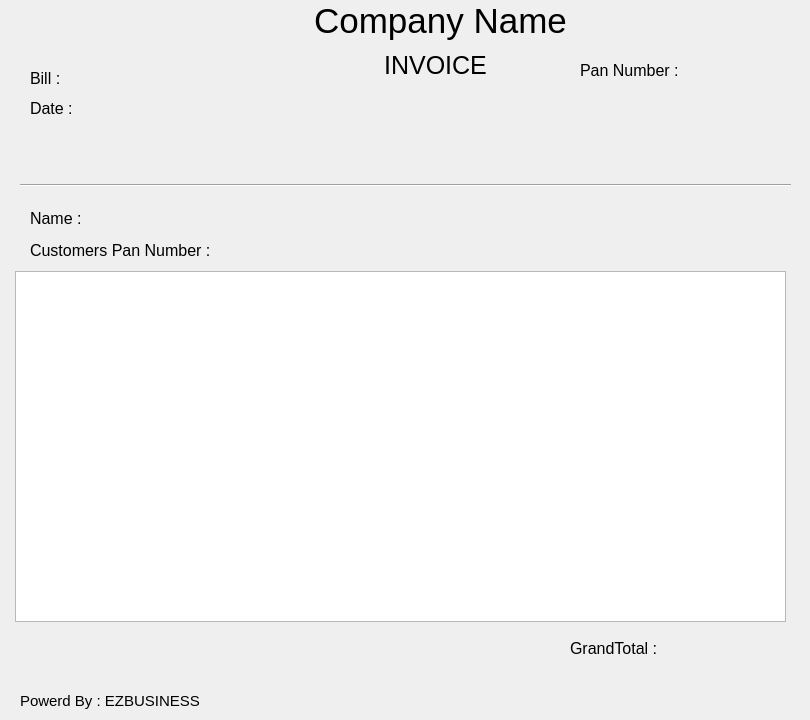
     <widget class="QWidget" name="INVOICE">
      <property name="styleSheet">
       <string notr="true">#INVOICE{

	background:rgb(250, 250, 250);
}
QLabel{
	font-size:16px;
}</string>
      </property>
      <widget class="QLabel" name="label_16">
       <property name="geometry">
        <rect>
         <x>360</x>
         <y>40</y>
         <width>151</width>
         <height>51</height>
        </rect>
       </property>
       <property name="styleSheet">
        <string notr="true">#label_16{
font-size:25px;
}</string>
       </property>
       <property name="text">
        <string>INVOICE</string>
       </property>
       <property name="alignment">
        <set>Qt::AlignCenter</set>
       </property>
      </widget>
      <widget class="QLabel" name="label_63">
       <property name="geometry">
        <rect>
         <x>30</x>
         <y>70</y>
         <width>131</width>
         <height>17</height>
        </rect>
       </property>
       <property name="text">
        <string>Bill :</string>
       </property>
      </widget>
      <widget class="QLabel" name="BIllINV">
       <property name="geometry">
        <rect>
         <x>80</x>
         <y>70</y>
         <width>111</width>
         <height>17</height>
        </rect>
       </property>
       <property name="text">
        <string/>
       </property>
      </widget>
      <widget class="QLabel" name="label_71">
       <property name="geometry">
        <rect>
         <x>30</x>
         <y>100</y>
         <width>67</width>
         <height>17</height>
        </rect>
       </property>
       <property name="text">
        <string>Date :</string>
       </property>
      </widget>
      <widget class="QLabel" name="DateINV">
       <property name="geometry">
        <rect>
         <x>90</x>
         <y>100</y>
         <width>261</width>
         <height>17</height>
        </rect>
       </property>
       <property name="text">
        <string/>
       </property>
      </widget>
      <widget class="QLabel" name="label_73">
       <property name="geometry">
        <rect>
         <x>30</x>
         <y>210</y>
         <width>67</width>
         <height>17</height>
        </rect>
       </property>
       <property name="text">
        <string>Name :</string>
       </property>
      </widget>
      <widget class="QLabel" name="NameINV">
       <property name="geometry">
        <rect>
         <x>100</x>
         <y>210</y>
         <width>131</width>
         <height>17</height>
        </rect>
       </property>
       <property name="text">
        <string/>
       </property>
      </widget>
      <widget class="QLabel" name="label_82">
       <property name="geometry">
        <rect>
         <x>30</x>
         <y>240</y>
         <width>191</width>
         <height>20</height>
        </rect>
       </property>
       <property name="text">
        <string>Customers Pan Number :</string>
       </property>
      </widget>
      <widget class="QLabel" name="PanINV">
       <property name="geometry">
        <rect>
         <x>690</x>
         <y>60</y>
         <width>111</width>
         <height>21</height>
        </rect>
       </property>
       <property name="text">
        <string/>
       </property>
      </widget>
      <widget class="QTableView" name="tableView_2">
       <property name="geometry">
        <rect>
         <x>15</x>
         <y>271</y>
         <width>771</width>
         <height>351</height>
        </rect>
       </property>
       <attribute name="horizontalHeaderMinimumSectionSize">
        <number>200</number>
       </attribute>
       <attribute name="horizontalHeaderDefaultSectionSize">
        <number>200</number>
       </attribute>
      </widget>
      <widget class="QLabel" name="label_70">
       <property name="geometry">
        <rect>
         <x>570</x>
         <y>640</y>
         <width>111</width>
         <height>17</height>
        </rect>
       </property>
       <property name="text">
        <string>GrandTotal :</string>
       </property>
      </widget>
      <widget class="QLabel" name="FINALTOTAL">
       <property name="geometry">
        <rect>
         <x>686</x>
         <y>639</y>
         <width>101</width>
         <height>21</height>
        </rect>
       </property>
       <property name="text">
        <string/>
       </property>
      </widget>
      <widget class="QLabel" name="label_90">
       <property name="geometry">
        <rect>
         <x>580</x>
         <y>60</y>
         <width>101</width>
         <height>20</height>
        </rect>
       </property>
       <property name="text">
        <string>Pan Number :</string>
       </property>
      </widget>
      <widget class="QLabel" name="PanSINV">
       <property name="geometry">
        <rect>
         <x>220</x>
         <y>240</y>
         <width>121</width>
         <height>21</height>
        </rect>
       </property>
       <property name="text">
        <string/>
       </property>
      </widget>
      <widget class="QLabel" name="label_199">
       <property name="geometry">
        <rect>
         <x>0</x>
         <y>630</y>
         <width>91</width>
         <height>81</height>
        </rect>
       </property>
       <property name="text">
        <string/>
       </property>
       <property name="pixmap">
        <pixmap resource="images.qrc">:/images/logo(1).png</pixmap>
       </property>
       <property name="scaledContents">
        <bool>true</bool>
       </property>
      </widget>
      <widget class="QLabel" name="title1">
       <property name="geometry">
        <rect>
         <x>20</x>
         <y>690</y>
         <width>241</width>
         <height>21</height>
        </rect>
       </property>
       <property name="styleSheet">
        <string notr="true">#title1{
	font-size:15px;
}</string>
       </property>
       <property name="text">
        <string>Powerd By : EZBUSINESS</string>
       </property>
      </widget>
      <widget class="Line" name="line_36">
       <property name="geometry">
        <rect>
         <x>20</x>
         <y>170</y>
         <width>771</width>
         <height>31</height>
        </rect>
       </property>
       <property name="orientation">
        <enum>Qt::Horizontal</enum>
       </property>
      </widget>
      <widget class="QLabel" name="label_11">
       <property name="geometry">
        <rect>
         <x>140</x>
         <y>0</y>
         <width>601</width>
         <height>41</height>
        </rect>
       </property>
       <property name="styleSheet">
        <string notr="true">#label_11{
font-size:35px;
}</string>
       </property>
       <property name="text">
        <string>Company Name</string>
       </property>
       <property name="alignment">
        <set>Qt::AlignCenter</set>
       </property>
      </widget>
     </widget>
